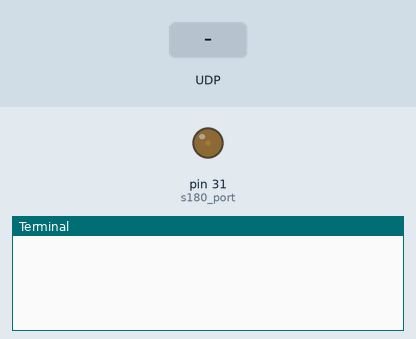
The program below on a simulated Raspberry Pi (header pin numbers). Shown: output pins drawn as LEDs (lit = HIGH), the last lines printed to the terminal. The inputs (shaded band) are chosen by the test bench.

Above: at 1.2 s.
1.3 s: UDP packet "move_top" arrives
At 1.7 s:
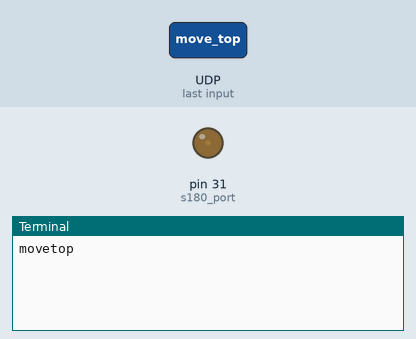
2.8 s: UDP packet "move_bottom" arrives
At 4.1 s:
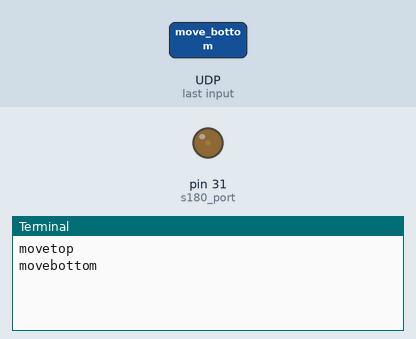

Measured:
- after the input at 1.3 s, the terminal: prints a new line at once (image 1)
- after the input at 2.8 s, the terminal: prints a new line at once (image 2)

The program:

s180.py
```python
import RPi.GPIO as GPIO                                ## Import GPIO Library.
#import time                                 ## Import ‘time’ library for a delay.
import socket

host = ""
port = 8088
buf = 1024
addr = (host, port)
UDPSock = socket.socket(socket.AF_INET, socket.SOCK_DGRAM)
UDPSock.bind(addr)

s180_port=31
GPIO.setmode(GPIO.BOARD)                    ## Use BOARD pin numbering.
GPIO.setup(s180_port, GPIO.OUT)                    ## set output.
GPIO.setwarnings(False)
pwm=GPIO.PWM(s180_port,50)                        ## PWM Frequency
pwm.start(5)
lobound=6
upbound=8
duty=7
pwm.ChangeDutyCycle(duty)


while True:
    (data, addr) = UDPSock.recvfrom(buf)
    data=data.decode()
    if (data=="move_top"):
        print("movetop")
        if(duty<=upbound and duty>=lobound):
            duty= duty+0.2    ## Angle To Duty cycle  Conversion
            pwm.ChangeDutyCycle(duty)
    elif (data=="move_bottom"):
        print("movebottom")
        if(duty<=upbound and duty>=lobound):
            duty=duty-0.1
            pwm.ChangeDutyCycle(duty)
    #pwm.ChangeDutyCycle(duty)

GPIO.cleanup()
```
